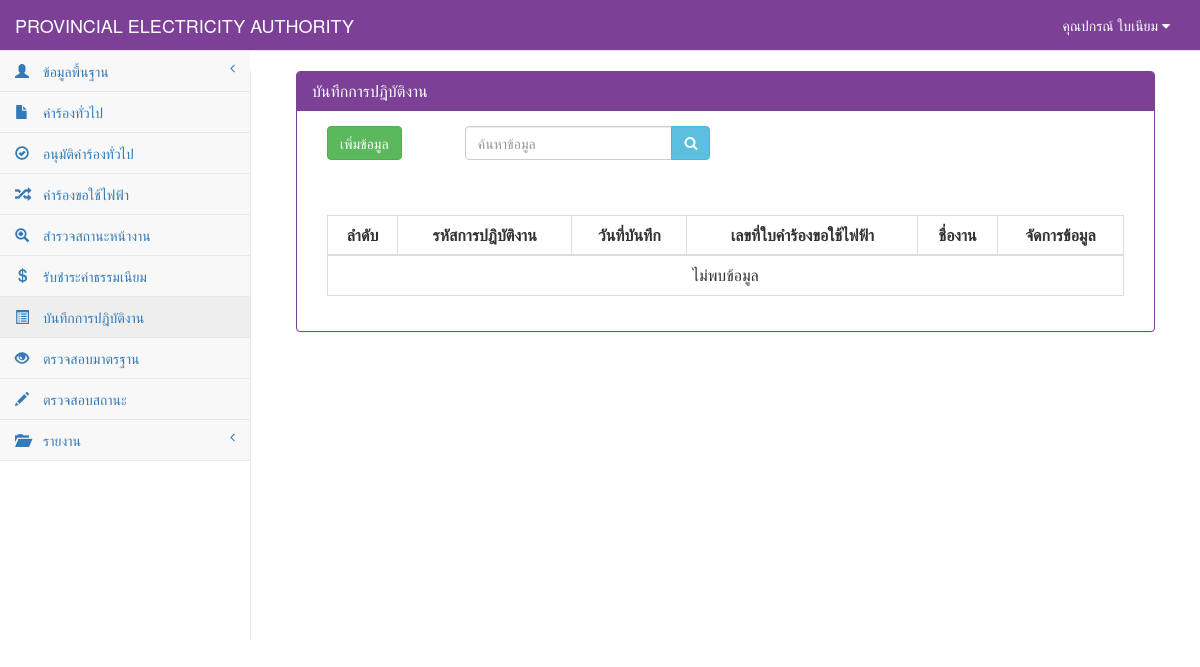
The page /work_show.php (signed in) on the database as committed earlier.
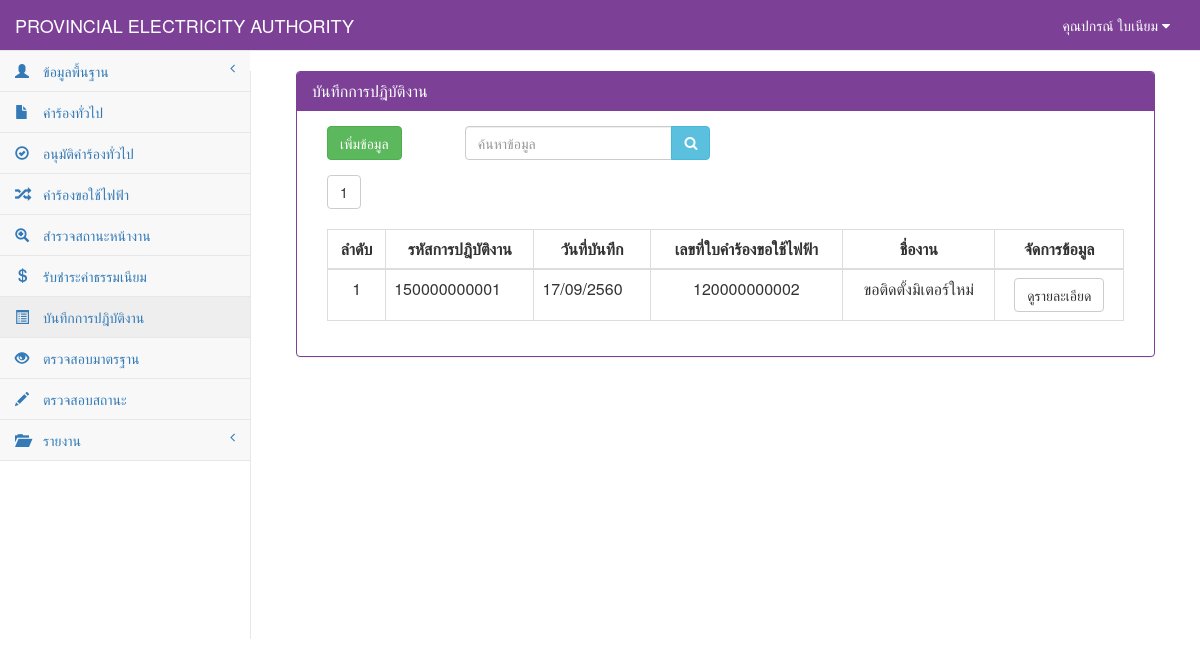
The same page on the database as committed later.
### tables this page shows
CREATE TABLE `tb_work` (
  `work_id` char(12) NOT NULL,
  `work_date` date NOT NULL,
  `re_id` char(12) NOT NULL,
  PRIMARY KEY  (`work_id`)
);

CREATE TABLE `tb_electricity` (
  `re_id` char(12) NOT NULL,
  `re_date` date NOT NULL,
  `re_branch` varchar(50) NOT NULL,
  `user_id` char(13) NOT NULL,
  `cus_id` char(13) NOT NULL,
  `re_place_type` int(1) NOT NULL,
  `re_place_other` varchar(50) NOT NULL,
  `re_place_name` varchar(50) NOT NULL,
  `re_place_homeid` varchar(20) NOT NULL,
  `re_place_number` varchar(20) NOT NULL,
  `re_place_village` varchar(20) NOT NULL,
  `re_place_room` varchar(10) NOT NULL,
  `re_place_floor` varchar(5) NOT NULL,
  `re_place_alley` varchar(50) NOT NULL,
  `re_place_alleyway` varchar(50) NOT NULL,
  `re_place_road` varchar(50) NOT NULL,
  `re_place_villno` varchar(2) NOT NULL,
  `re_place_district` varchar(30) NOT NULL,
  `re_place_canton` varchar(30) NOT NULL,
  `re_place_province` varchar(30) NOT NULL,
  `re_place_post` varchar(10) NOT NULL,
  `re_place_tel` char(10) NOT NULL,
  `re_place_fax` char(10) NOT NULL,
  `re_place_email` varchar(30) NOT NULL,
  `re_place_service` varchar(10) NOT NULL,
  `re_contact_place` varchar(100) NOT NULL,
  `re_contact_homeid` varchar(20) NOT NULL,
  `re_contact_number` varchar(20) NOT NULL,
  `re_contact_village` varchar(20) NOT NULL,
  `re_contact_room` varchar(10) NOT NULL,
  `re_contact_floor` varchar(5) NOT NULL,
  `re_contact_alley` varchar(50) NOT NULL,
  `re_contact_alleyway` varchar(50) NOT NULL,
  `re_contact_road` varchar(50) NOT NULL,
  `re_contact_villno` varchar(2) NOT NULL,
  `re_contact_district` varchar(30) NOT NULL,
  `re_contact_canton` varchar(30) NOT NULL,
  `re_contact_province` varchar(30) NOT NULL,
  `re_contact_post` varchar(10) NOT NULL,
  `re_contact_tel` char(10) NOT NULL,
  `re_contact_fax` char(10) NOT NULL,
  `re_contact_email` varchar(30) NOT NULL,
  `re_want_type` int(2) NOT NULL,
  `re_want_other` varchar(100) NOT NULL,
  `re_detail` varchar(100) NOT NULL,
  `re_use_type` int(1) NOT NULL,
  `re_use_other` varchar(255) NOT NULL,
  `re_dateset` date NOT NULL,
  `re_keep_type` int(1) NOT NULL,
  `re_keep_name` varchar(255) NOT NULL,
  `re_keep_homeid` varchar(20) NOT NULL,
  `re_keep_number` varchar(20) NOT NULL,
  `re_keep_village` varchar(20) NOT NULL,
  `re_keep_room` varchar(20) NOT NULL,
  `re_keep_floor` varchar(5) NOT NULL,
  `re_keep_alley` varchar(50) NOT NULL,
  `re_keep_alleyway` varchar(50) NOT NULL,
  `re_keep_road` varchar(50) NOT NULL,
  `re_keep_villno` varchar(2) NOT NULL,
  `re_keep_district` varchar(30) NOT NULL,
  `re_keep_canton` varchar(30) NOT NULL,
  `re_keep_province` varchar(30) NOT NULL,
  `re_keep_post` varchar(10) NOT NULL,
  `re_keep_tel` char(10) NOT NULL,
  `re_keep_fax` char(10) NOT NULL,
  `re_keep_email` varchar(30) NOT NULL,
  `re_picture` varchar(255) NOT NULL,
  `re_status` int(1) NOT NULL,
  PRIMARY KEY  (`re_id`)
);

### connect_db.php (called while the page is built, shortened)
<?php
$dbname="pea";
$limit=10;
?>

### work_show.php (the view, shortened to what the changed rows need)
<?php
include "connect_db.php";
?>
<!DOCTYPE html>
<html>
<head>
    <link href="vendor/bootstrap/css/bootstrap.css" rel="stylesheet">
    <link href="vendor/metisMenu/metisMenu.css" rel="stylesheet">
    <link href="dist/css/sb-admin-2.css" rel="stylesheet">
    <link href="vendor/font-awesome/css/font-awesome.css" rel="stylesheet" type="text/css">
</head>
<body>
    <div id="page-wrapper">
        <div class="col-sm-12 ">
            <div class="panel panel-primary">
                <div class="panel-heading">
                    <h2 class="panel-title">บันทึกการปฎิบัติงาน</h2>
                </div>
            <div class="panel-body">
            <div class="col-sm-12">
                <div class="table-responsive">
                    <?php
                    function Dateim($mydate) {
                        $d = split("-", $mydate);
                        $mydate = $d[2] . "/" . $d[1] . "/" . ($d[0] + 543);
                        return "$mydate";
                    }
                        $sql_all_rows="select * from tb_work order by work_id";
                        $result_all_rows=mysql_db_query($dbname,$sql_all_rows);
                        $rows=mysql_num_rows($result_all_rows);
                        $total_page=ceil($rows/$limit);
                        if($_GET[start]==""){ $start="1"; }else{ $start=$_GET[start]; }
                    ?>
                    <?php
                    for($i=1;$i<=$total_page;$i++){
                            if($start==$i){
                                    echo "<a href='work_show.php?start=".$i."&limit=".$limit."'><button class='btn btn-default '>".$i."</button></a>&nbsp;";
                            }else{
                                    echo "<a href='work_show.php?start=".$i."&limit=".$limit."' c><button class='btn btn-default active'>".$i."</button></a>&nbsp;";
                            }
                    }
                    ?> <br><br>
                    <table width="100%" class="table table-bordered table-hover">
                        <thead>
                            <tr>
                                <th class=" text-center" >ลำดับ</th>
                                <th class=" text-center" >รหัสการปฎิบัติงาน</th>
                                <th class=" text-center" >วันที่บันทึก</th>
                                <th class=" text-center" >เลขที่ใบคำร้องขอใช้ไฟฟ้า</th>
                                <th class=" text-center" >ชื่องาน</th>
                                <th class=" text-center">จัดการข้อมูล</th>
                            </tr>
                        </thead>
                            <tbody>
                            <?php
                                $n=0;
                                if($_GET[start]=="" || $_GET[start]=="1"){
                                        $page="0";
                                }else{
                                        $page=($_GET[start]-1)*$limit;
                                }
                                $sql="select * from tb_work,tb_electricity where work_id like '%".$_POST[search]."%'
                                    and tb_work.re_id=tb_electricity.re_id  limit $page,$limit ";
                                $result=mysql_db_query($dbname,$sql);
                                    if(mysql_num_rows($result)>0){
                                        while($array=mysql_fetch_array($result)){
                                            $n++;
                                            if ($array[re_want_type] == 0) {
                                                $want = "ขอติดตั้งมิเตอร์ใหม่";
                                            } elseif ($array[re_want_type] == 1) {
                                                $want = "ขอตัดฝากมิเตอร์โดยไม่ใช้ไฟฟ้า";
                                            } elseif ($array[re_want_type] == 2) {
                                                $want = "ขอต่อกลับการใช้ไฟฟ้า";
                                            } elseif ($array[re_want_type] == 3) {
                                                $want = "ขอเพื่มขนาดมิเตอร์/อุปกรณ์ประกอบ";
                                            } elseif ($array[re_want_type] == 4) {
                                                $want = "ขอเปลี่ยนประเภทมิเตอร์";
                                            } elseif ($array[re_want_type] == 5) {
                                                $want = "ขอหยุดซ่อมแซมเครื่องจักรประจำปี";
                                            } elseif ($array[re_want_type] == 6) {
                                                $want = "ขอใช้ไฟฟ้าชั่วคราวแบบเหมาจ่าย";
                                            } elseif ($array[re_want_type] == 7) {
                                                $want = "ขอติดตั้งไฟฟ้าชั่วคราว";
                                            } elseif ($array[re_want_type] == 8) {
                                                $want = "ขอตัดฝากมิเตอร์ใช้เพื่อแสงสว่างไม่ลด CT";
                                            } elseif ($array[re_want_type] == 9) {
                                                $want = "ขอยกเลิกเลิกการใช้ไฟฟ้า";
                                            } elseif ($array[re_want_type] == 10) {
                                                $want = "ชอลดขนาดมิเตอร์/อุปกรณ์ประกอบ";
                                            } elseif ($array[re_want_type] == 11) {
                                                $want = "ขอใช้ไฟฟ้าสาธารณะ";
                                            } elseif ($array[re_want_type] == 12) {
                                                $want = "ขอตัดมิเตอร์ใช้เพื่อแสงสว่างลด CT";
                                            } elseif ($array[re_want_type] == 13) {
                                                $want = "ขอย้ายจุดติดตั้งมิเตอร์/อุปกรณ์ประกอบ";
                                            } elseif ($array[re_want_type] == 14) {
                                                $want = "ขอเปลี่ยนมิเตอร์กรณีชำรุด";
                                            } elseif ($array[re_want_type] == 15) {
                                                $want = "ขอใช้ไฟฟ้าตู้โทรศัพท์ต่อตรง";
                                            } elseif ($array[re_want_type] == 16) {
                                                $want = $array[re_place_other];
                                            }
                            ?>
                                    <tr>
                                        <td class="text-center"><?=$n?></td>
                                            <td><?=$array[work_id]?></td>
                                            <td><?= Dateim($array[work_date]); ?></td>
                                            <td class="text-center"><?=$array[re_id]?></td>
                                            <td class="text-center"><?=$want?></td>
                                            <td align="center">
                                                <div class="btn-group">
                                                    <a class="btn btn-default" href="work_detail.php?work_id=<?=$array[work_id]?>">ดูรายละเอียด</a>
                                                </div>
                                            </td>
                                    </tr>
                                    <?php
                                    }
                                        }else{
                                    ?>
                                    <tr><td colspan="7" align="center">ไม่พบข้อมูล</td></tr>
                                    <?
                                            }
                                    ?>
                            </tbody>
                    </table>
                </div>
            </div>
        </div>
        </div>
    </div>
</div>
</body>
</html>

Rows that differ between the two databases and show on the page:
added tb_work: work_id "150000000001", work_date "17/09/2560", re.re_id "120000000002", re.re_want_type "ขอติดตั้งมิเตอร์ใหม่"
Other text that changed with them:
new list line: "1"
text no longer shown: "ไม่พบข้อมูล"
